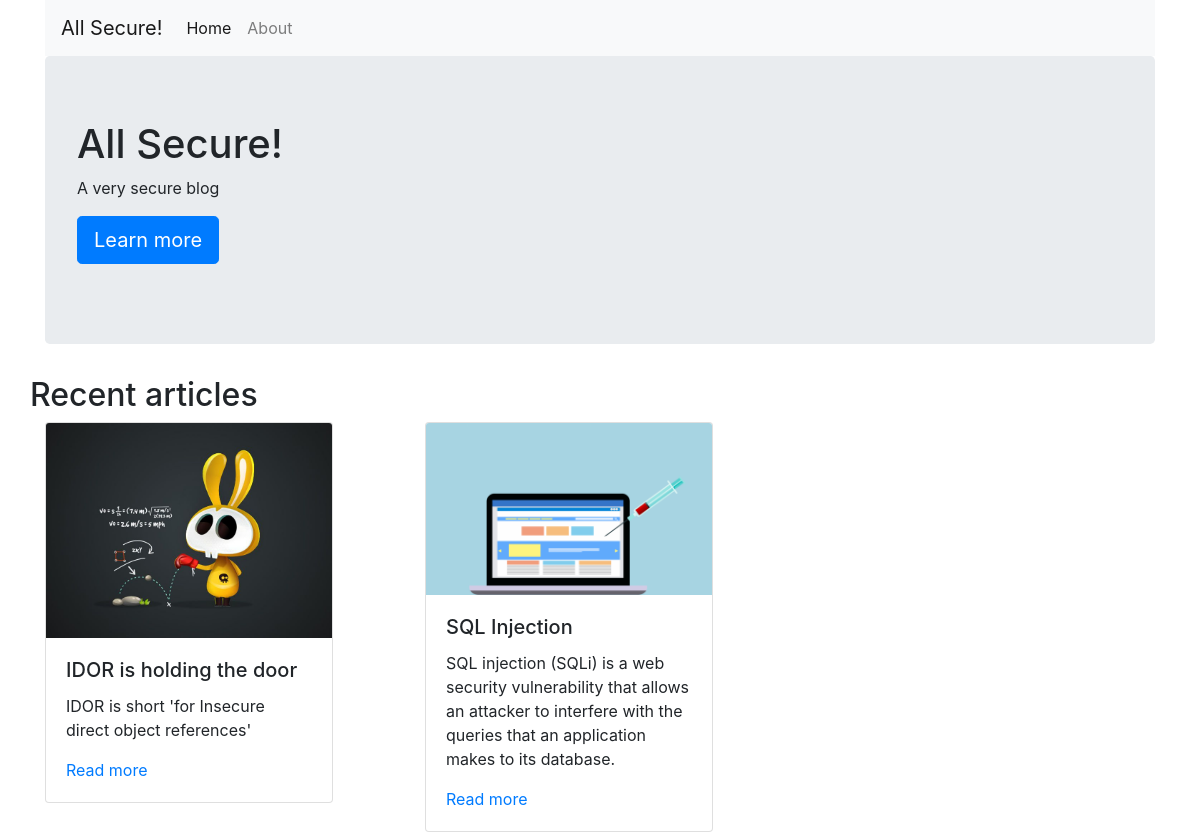
The app's page /app/index.php, older data.
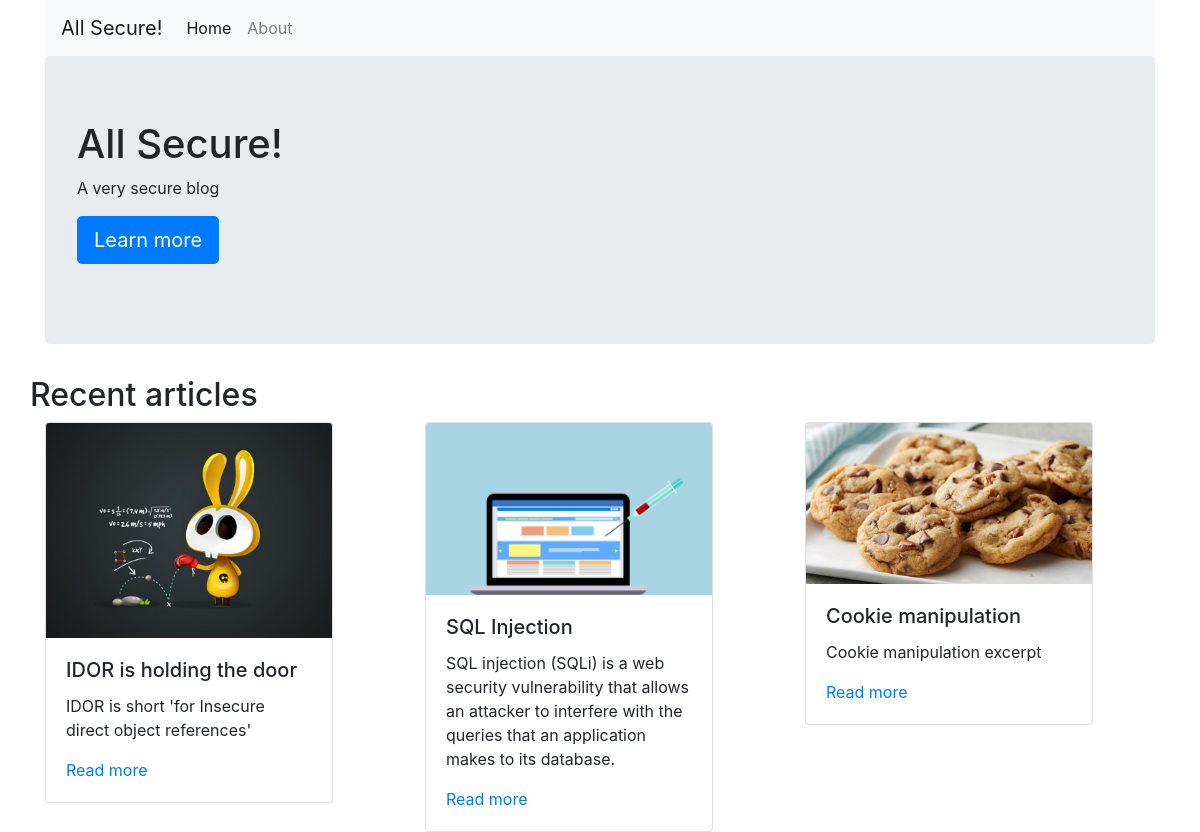
The same page, newer data.
### tables this page shows
CREATE TABLE articles (
    id          int,
    title       varchar(100),
    excerpt     varchar(500),
    thumbnail   varchar(100),
    article     text
);

### app/index.php (the view, shortened to what this page needs)
<?php include('includes/database.inc.php') ?>
<html lang="en">
    <head>
        <?php include('includes/head.inc.php') ?>
    </head>
    <body>
        <div class="container">
        <?php include('includes/menu.inc.php') ?>
            <div class="jumbotron">
                <h1>All Secure!</h1>
                <p>A very secure blog</p>
                <p><a class="btn btn-primary btn-lg" href="https://www.infinitaslearning.com/" traget="_blank" role="button">Learn more</a></p>
            </div>
            <div class="row">
                <h2>Recent articles</h2>
            </div>
            <div class="row">
                <?php
                    $sql = "SELECT id, title, excerpt, thumbnail FROM articles WHERE id > 0";
                    $result = $db_conn->query($sql);
                    if ($result->num_rows > 0) {
                        while($row = $result->fetch_assoc()) {
                ?>
                    <div class="col-sm-4">
                        <div class="card" style="width: 18rem;">
                            <a href="/article.php?id=<?= $row['id'] ?>">
                                <img src="/assets/thumbnails/<?= $row['thumbnail'] ?>" class="card-img-top" alt="<?= $row['title'] ?>">
                            </a>
                            <div class="card-body">
                                <h5 class="card-title"><?= $row['title'] ?></h5>
                                <p class="card-text"><?= $row['excerpt'] ?></p>
                                <a href="/article.php?id=<?= $row['id'] ?>">Read more</a>
                            </div>
                        </div>
                    </div>
                <?php
                        }
                    }
                ?>
            </div>
        </div>
    </body>
</html>

### app/includes/head.inc.php (shortened to what this page needs)
<link rel="stylesheet" href="https://cdn.jsdelivr.net/npm/bootstrap@4.6.2/dist/css/bootstrap.min.css">
<link rel="stylesheet" href="/assets/css/style.css" />

### app/includes/menu.inc.php (shortened to what this page needs)
<nav class="navbar navbar-expand-lg navbar-light bg-light">
  <a class="navbar-brand" href="#">All Secure!</a>
  <div class="collapse navbar-collapse" id="navbarSupportedContent">
    <ul class="navbar-nav mr-auto">
      <li class="nav-item active">
        <a class="nav-link" href="/">Home</a>
      </li>
      <li class="nav-item">
        <a class="nav-link" href="/about.php">About</a>
      </li>
  </div>
</nav>

Row changes from the older to the newer data that the page shows:
added articles: thumbnail (picture), title "Cookie manipulation", excerpt "Cookie manipulation excerpt"
